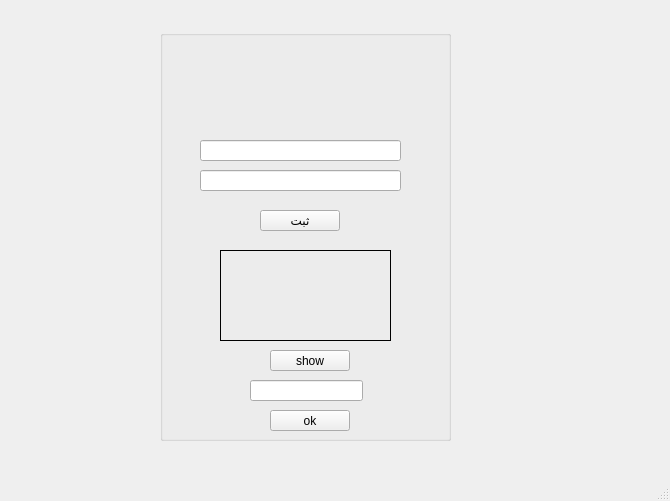
<?xml version="1.0" encoding="UTF-8"?>
<ui version="4.0">
 <class>MainWindow3</class>
 <widget class="QMainWindow" name="MainWindow3">
  <property name="geometry">
   <rect>
    <x>0</x>
    <y>0</y>
    <width>670</width>
    <height>501</height>
   </rect>
  </property>
  <property name="windowTitle">
   <string>MainWindow</string>
  </property>
  <widget class="QWidget" name="centralwidget">
   <widget class="QGroupBox" name="groupBox">
    <property name="geometry">
     <rect>
      <x>160</x>
      <y>30</y>
      <width>291</width>
      <height>411</height>
     </rect>
    </property>
    <property name="title">
     <string/>
    </property>
    <widget class="QLabel" name="label">
     <property name="geometry">
      <rect>
       <x>40</x>
       <y>0</y>
       <width>211</width>
       <height>151</height>
      </rect>
     </property>
     <property name="styleSheet">
      <string notr="true">image: url(:/new/prefix1/images6.jpg);</string>
     </property>
     <property name="text">
      <string/>
     </property>
    </widget>
    <widget class="QLineEdit" name="lineEdit">
     <property name="geometry">
      <rect>
       <x>40</x>
       <y>110</y>
       <width>201</width>
       <height>21</height>
      </rect>
     </property>
     <property name="statusTip">
      <string>Enter</string>
     </property>
     <property name="whatsThis">
      <string/>
     </property>
     <property name="accessibleName">
      <string/>
     </property>
     <property name="accessibleDescription">
      <string/>
     </property>
     <property name="inputMethodHints">
      <set>Qt::ImhNone</set>
     </property>
    </widget>
    <widget class="QLineEdit" name="lineEdit_2">
     <property name="geometry">
      <rect>
       <x>40</x>
       <y>140</y>
       <width>201</width>
       <height>21</height>
      </rect>
     </property>
    </widget>
    <widget class="QLabel" name="label_2">
     <property name="geometry">
      <rect>
       <x>60</x>
       <y>220</y>
       <width>171</width>
       <height>91</height>
      </rect>
     </property>
     <property name="frameShape">
      <enum>QFrame::Box</enum>
     </property>
     <property name="text">
      <string/>
     </property>
    </widget>
    <widget class="QLineEdit" name="lineEdit_3">
     <property name="geometry">
      <rect>
       <x>90</x>
       <y>350</y>
       <width>113</width>
       <height>21</height>
      </rect>
     </property>
    </widget>
    <widget class="QPushButton" name="pushButton">
     <property name="geometry">
      <rect>
       <x>110</x>
       <y>380</y>
       <width>80</width>
       <height>21</height>
      </rect>
     </property>
     <property name="text">
      <string>ok</string>
     </property>
    </widget>
    <widget class="QPushButton" name="pushButton_2">
     <property name="geometry">
      <rect>
       <x>110</x>
       <y>320</y>
       <width>80</width>
       <height>21</height>
      </rect>
     </property>
     <property name="text">
      <string>show</string>
     </property>
    </widget>
    <widget class="QPushButton" name="pushButton_3">
     <property name="geometry">
      <rect>
       <x>100</x>
       <y>180</y>
       <width>80</width>
       <height>21</height>
      </rect>
     </property>
     <property name="text">
      <string>ثبت</string>
     </property>
    </widget>
   </widget>
  </widget>
  <widget class="QMenuBar" name="menubar">
   <property name="geometry">
    <rect>
     <x>0</x>
     <y>0</y>
     <width>670</width>
     <height>20</height>
    </rect>
   </property>
  </widget>
  <widget class="QStatusBar" name="statusbar"/>
 </widget>
 <resources/>
 <connections/>
</ui>
